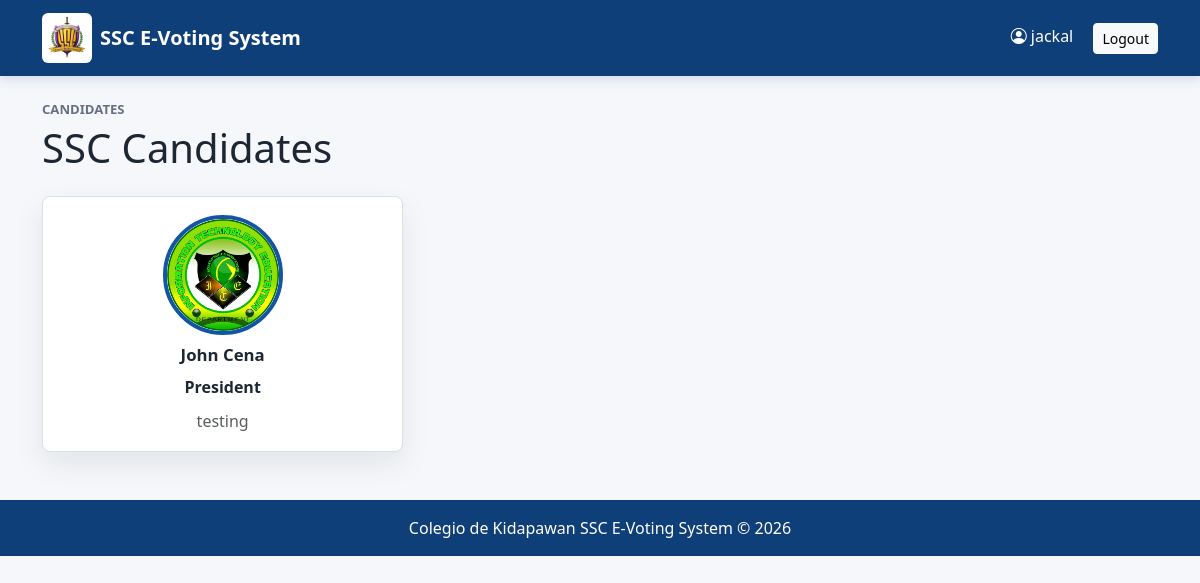
The app's page /candidates/ (signed in) with its own data.
### accounts/models.py (models this page shows, shortened)
class CustomUser(AbstractUser):
    ROLE_CHOICES = (
        ('ADMIN', 'Admin'),
        ('VOTER', 'Voter'),
    )
    role = models.CharField(max_length=10, choices=ROLE_CHOICES)
    student_id = models.CharField(max_length=50, unique=True, null=True, blank=True)
    course = models.CharField(max_length=100, null=True, blank=True)
    year_level = models.CharField(max_length=20, null=True, blank=True)
    is_approved = models.BooleanField(default=False)

### candidates/models.py (models this page shows, shortened)
class Candidate(models.Model):
    position = models.ForeignKey(Position, on_delete=models.CASCADE)
    fullname = models.CharField(max_length=200)
    photo = models.ImageField(upload_to='candidates/')
    platform = models.TextField()

class Position(models.Model):
    election = models.ForeignKey(Election, on_delete=models.CASCADE)
    name = models.CharField(max_length=100)

### candidates/views.py (the view)
# urls.py: path('candidates/', views.candidate_list, name='candidate_list'),
def candidate_list(request):
    candidates = Candidate.objects.all()
    return render(request, 'candidates/candidate_list.html', {
        'candidates': candidates
    })

### templates/candidates/candidate_list.html
{% extends 'base.html' %}
{% block content %}
<div class="section-kicker">Candidates</div>
<h1 class="mb-4">SSC Candidates</h1>
<div class="candidate-grid">
    {% for candidate in candidates %}
        <article class="candidate-result">
            <img src="{{ candidate.photo.url }}"
                 class="candidate-img"
                 alt="{{ candidate.fullname }}">
            <h2>{{ candidate.fullname }}</h2>
            <strong>{{ candidate.position.name }}</strong>
            <p class="text-muted mb-0">{{ candidate.platform }}</p>
        </article>
    {% empty %}
        <div class="empty-state">No candidates available yet.</div>
    {% endfor %}
</div>
{% endblock %}

### templates/base.html (shortened to what this page needs)
{% load static %}
<!DOCTYPE html>
<html lang="en">
<head>
    <link href="https://cdn.jsdelivr.net/npm/bootstrap@5.3.3/dist/css/bootstrap.min.css"
          rel="stylesheet">
    <link rel="stylesheet"
          href="https://cdn.jsdelivr.net/npm/bootstrap-icons@1.11.3/font/bootstrap-icons.min.css">
    <link rel="stylesheet"
          href="{% static 'css/app.css' %}">
</head>
<body>
<nav class="navbar navbar-expand-lg">
    <div class="container">
        <a class="navbar-brand d-flex align-items-center"
           href="{% url 'home' %}">
            <img src="{% static 'images/ssc-logo-new.png' %}"
                 width="50"
                 height="50"
                 class="brand-logo me-2"
                 alt="SSC logo">
            SSC E-Voting System
        </a>
        {% if user.is_authenticated %}
            <div class="user-menu">
                <span class="text-white me-3">
                    <i class="bi bi-person-circle"></i>
                    {{ user.username }}
                </span>
                <a href="{% url 'logout' %}"
                   class="btn btn-light btn-sm">
                    Logout
                </a>
            </div>
        {% endif %}
    </div>
</nav>
<main class="{% block main_class %}container main-shell{% endblock %}">
    {% block content %}
    {% endblock %}
</main>
<div class="footer">
    Colegio de Kidapawan SSC E-Voting System &copy; 2026
</div>
</body>
</html>

### static/css/app.css (style rules this page uses)
:root { --page-bg: #f5f7fa; --surface: #ffffff; --surface-muted: #eef2f7; --border: #d9e0ea; --ink: #1d2633; --muted: #667085; --brand: #1255a4; --brand-dark: #0f3f78; --ssc-purple: #4a176f; --ssc-gold: #f2bd2e; --ssc-green: #2f7d32; --success: #16794c; --warning: #b7791f; --danger: #b42318; --shadow: 0 12px 30px rgba(16, 24, 40, 0.08); }
body { min-height: 100vh; background: var(--page-bg); color: var(--ink); }
.navbar .container { display: flex; flex-wrap: wrap; gap: 12px; align-items: center; justify-content: space-between; }
.navbar { background: var(--brand-dark); box-shadow: 0 2px 12px rgba(15, 63, 120, 0.18); }
.navbar-brand { min-width: 0; color: #ffffff !important; font-weight: 700; letter-spacing: 0; white-space: normal; }
.brand-logo { border-radius: 6px; object-fit: cover; background: #ffffff; }
.main-shell { margin-top: 24px; }
.footer { margin-top: 48px; padding: 16px; background: var(--brand-dark); color: #ffffff; text-align: center; }
.section-kicker { margin-bottom: 4px; color: var(--muted); font-size: 0.82rem; font-weight: 700; text-transform: uppercase; letter-spacing: 0; }
.candidate-img { width: 120px; height: 120px; object-fit: cover; border: 4px solid var(--brand); border-radius: 50%; }
.candidate-grid { display: grid; grid-template-columns: repeat(3, minmax(0, 1fr)); gap: 16px; }
.candidate-choice-body, .candidate-result { display: flex; min-height: 100%; flex-direction: column; align-items: center; gap: 10px; padding: 18px; border: 1px solid var(--border); border-radius: 8px; background: var(--surface); text-align: center; box-shadow: var(--shadow); transition: border-color 0.2s ease, box-shadow 0.2s ease, transform 0.2s ease; }
.candidate-name, .candidate-result h2, .candidate-result h3 { margin: 0; font-size: 1.05rem; font-weight: 800; }

### records on screen
CustomUser: username "jackal"
Candidate: photo (picture), fullname "John Cena", position.name "President", platform "testing"
